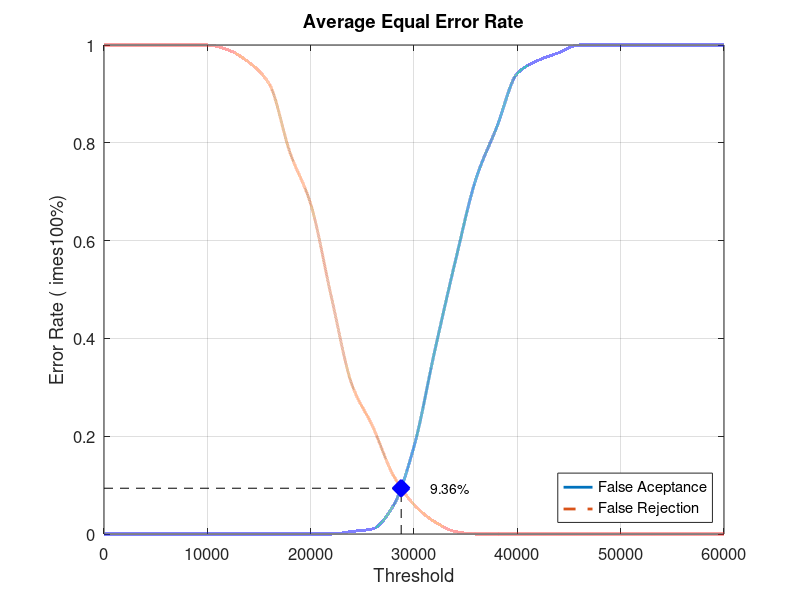
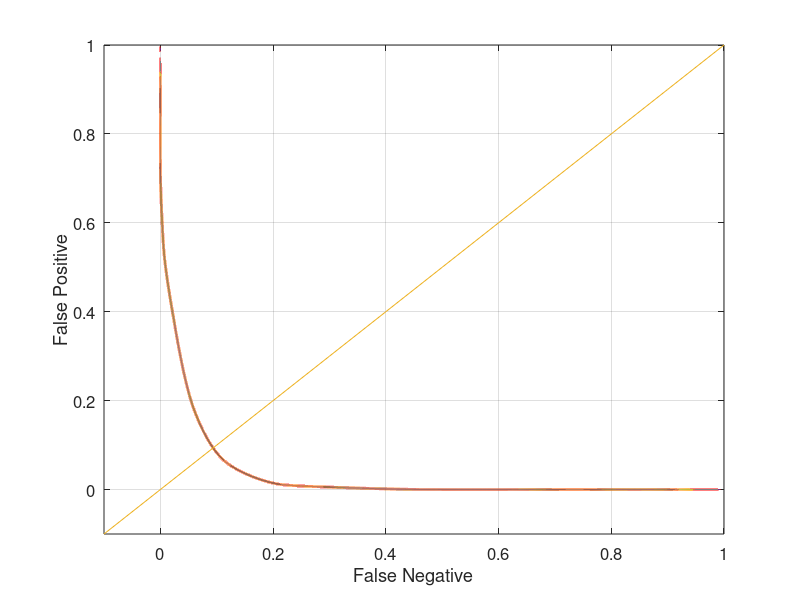

These charts were generated, in order, by the following MATLAB code:
close all;
clear;
clc;
x = 0:2000:60000;
xq = 0:0.5:60000;

y0 = [0 0 0 0 0 0 0 0 0 0 0 0 0.00526316 0.0105263 0.0578947 0.178947 0.373684 0.557895 0.726316 0.831579 0.942105 0.968421 0.984211 1 1 1 1 1 1 1 1]
yy0 = interp1(x, y0, xq, 'pchip');
y1 = [1 1 1 1 1 1 0.99 0.965 0.92 0.78 0.675 0.485 0.305 0.22 0.12 0.06 0.025 0.005 0 0 0 0 0 0 0 0 0 0 0 0 0]
yy1 = interp1(x, y1, xq, 'pchip');

% Calculating EER: 
y2 = abs(y0 - y1);
find(y2 == min(y2))
yy2 = abs(yy0 - yy1);
xEER = find(yy2 == min(yy2));
xEERIndex = xq(xEER) % X-axis EER
yEER = yy0(xEER) % Y-axis EER

main = figure
plot(xq, yy0,'-','LineWidth', 2);	hold on
plot(xq, yy1,'--','LineWidth', 2);	hold on
plot([xEERIndex xEERIndex], [0 yEER], 'k--');	hold on
plot([0 xEERIndex], [yEER yEER], 'k--');	hold on
plot(xEERIndex, yEER, 'bx', 'LineWidth', 10);	hold on
text(xEERIndex + 10 * xEERIndex / 100, yEER, [num2str(round((10000 * yEER)) / 100) '%'])
legend('False Aceptance', 'False Rejection', 'Location', 'SouthEast')
xlabel('Threshold')
ylabel('Error Rate (	imes100%)')
title('Average Equal Error Rate')
set(gca, 'FontSize', 12)
axis([0 60000 0 1])
grid on

print(main, 'Database3_1Main', '-dpng');
FNRxFPR = figure('Color', [1 1 1]);
plot(yy1, yy0, '-', yy1, yy0, 'LineWidth', 2);
hold on
y = -0.1:0.1:1
plot(y, y); 
set(gca, 'FontSize', 12)
xlabel('False Negative')
ylabel('False Positive')
axis([-0.1 1 -0.1 1])
set(gca, 'FontSize', 12)
grid on

print(FNRxFPR, 'Database3_1FNRxFPR','-dpng');
